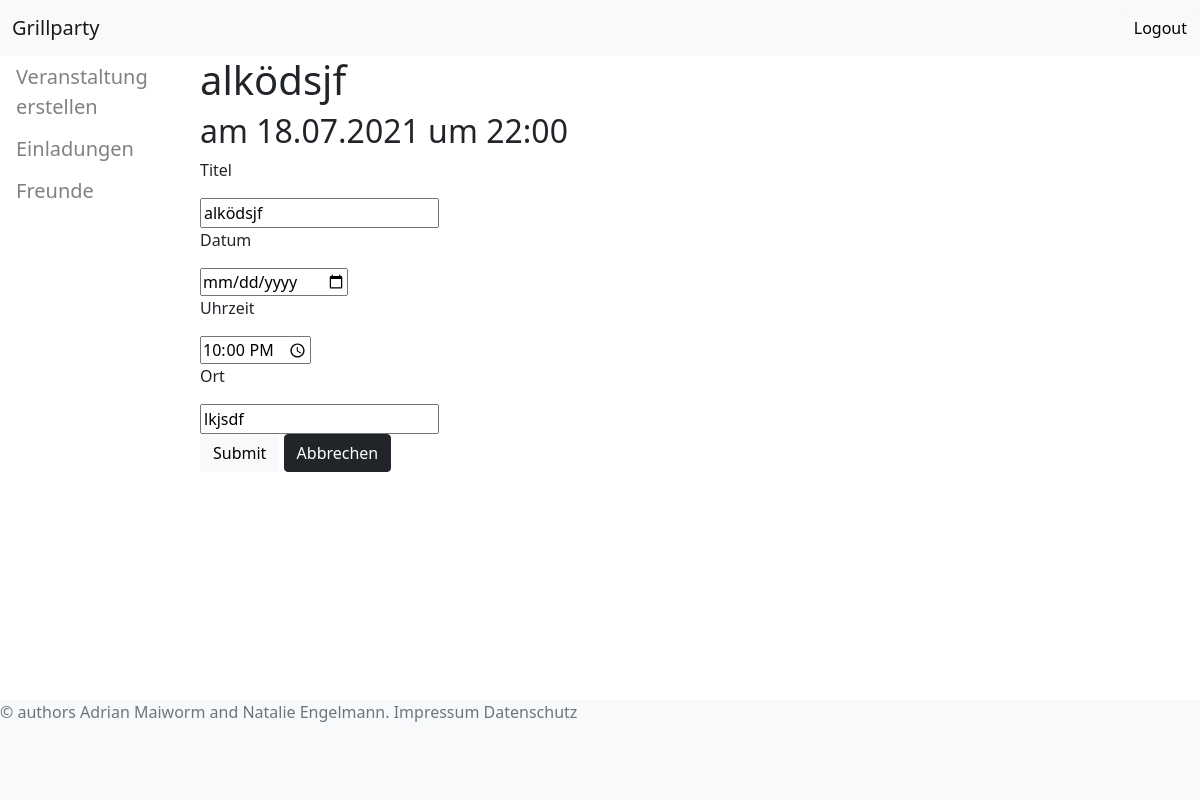
The page /bearbeiten/2 (signed in) on the database its author committed.
### tables this page shows
CREATE TABLE parties (
				id INTEGER NOT NULL PRIMARY KEY AUTOINCREMENT,
				title TEXT NOT NULL,
				date TEXT NOT NULL,
				time TEXT NOT NULL,
				address TEXT NOT NULL,
				owner TEXT NOT NULL,
				FOREIGN KEY (owner) REFERENCES users(mailaddress));

### main.py (the view)
@app.route("/bearbeiten/<pid>", methods=['POST', 'GET'])
def bearbeiten(pid):
    party = view_party(conn, cur, pid) #Tupel mit den Party Attributen
    print('Party:',party)
    items = select_itemlist(conn, cur, pid) #Liste aller Items als Tupel bestehend aus item und brought_by
    print('items:',items)
    print('pid',pid)
    if request.method == "POST":
        print("Submit funktioniert")
    return render_template("bearbeiten.html", party=party, items = items)

### db_connection.py (called while the page is built)
def view_party(conn, cur, party):
	script = """
	SELECT *
	FROM parties
	WHERE id = ?;
	"""
	parameters = [party]
	cur.execute(script, parameters)
	results = cur.fetchone()
	results = list(results)
	results[2] = readable_date_time(results[2], "date")
	results[3] = readable_date_time(results[3], "time")
	return results

def select_itemlist(conn, cur, party):
	script = """
	SELECT party_id, item, brought_by, users.name
	FROM itemlist
	INNER JOIN users ON itemlist.brought_by = users.name
	WHERE party_id = ?;
	"""
	parameters = [party]
	cur.execute(script, parameters)
	results = cur.fetchall()
	return results

def readable_date_time(input, type):
	if type == "date":
		datetimeobject = datetime.strptime(input, '%Y-%m-%d')
		return datetimeobject.strftime("%d.%m.%Y")
	elif type == "time":
		datetimeobject = datetime.strptime(input, '%H:%M:%S')
		return datetimeobject.strftime("%H:%M")
	else:
		print("wrong type")

### templates/bearbeiten.html (shortened to what this page needs)
{% extends "dashboard.html" %}
{% block overview%}
<div class="container-1">
    <h1>{{ party[1] }}</h1>
    <h2>am {{ party[2] }} um {{ party[3] }}</h2>
    <form method="POST">
    <div id="edit" contenteditable="true">
        <p>Titel</p>
        <input type="text" value="{{ party[1] }}">
        <br>
        <p>Datum</p>
        <input type="date" value="{{ party[2] }}">
        <br>
        <p>Uhrzeit</p>
        <input type="time" value="{{ party[3] }}">
        <br>
        <p>Ort</p>
        <input type="text" value="{{ party[4] }}">
        <br>
    </div>
<input type="submit" class = "btn btn-light">
<a href= '/dashboard' class = "btn btn-dark">Abbrechen</a>
</form>
</div>
{% endblock %}

### static/css/dashboard.css (style rules this page uses)
.container-1 { margin-left: 200px; }

### rows shown on the page
parties: title "alködsjf", date "18.07.2021", time "22:00", address "lkjsdf"
